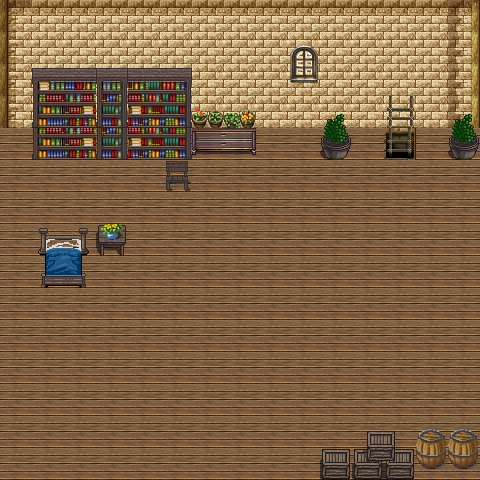

Tiled map render using the project's own tile images. Description and the map definition, with tile-layer contents summarised, below:
An orthogonal 15x15 tile map with 32x32 px tiles, 2 tile layers (Tile Layer 1, Tile Layer 2), 6 tilesets and 16 objects.

<map version="1.0" orientation="orthogonal" renderorder="left-up" width="15" height="15" tilewidth="32" tileheight="32" nextobjectid="33">
 <tileset firstgid="1" name="magecity" tilewidth="32" tileheight="32" tilecount="360">
  <image source="magecity.png" trans="ffffff" width="256" height="1450" />
 </tileset>
 <tileset firstgid="361" name="pirate-themed-tilee" tilewidth="32" tileheight="32" tilecount="256">
  <image source="pirate-themed-tilee.png" trans="ffffff" width="512" height="512" />
 </tileset>
 <tileset firstgid="617" name="steampunkish-tilec" tilewidth="32" tileheight="32" tilecount="256">
  <image source="steampunkish-tilec.png" trans="ffffff" width="512" height="512" />
 </tileset>
 <tileset firstgid="873" name="tora_vx_02" tilewidth="32" tileheight="32" tilecount="256">
  <image source="tora_vx_02.png" trans="ffffff" width="512" height="512" />
 </tileset>
 <tileset firstgid="1129" name="tilee" tilewidth="32" tileheight="32" tilecount="256">
  <image source="tilee.png" trans="ffffff" width="512" height="512" />
 </tileset>
 <tileset firstgid="1385" name="tilea5" tilewidth="32" tileheight="32" tilecount="128">
  <image source="tilea5.png" trans="ffffff" width="256" height="512" />
 </tileset>
 <layer name="Tile Layer 1" width="15" height="15">
  <data>[225 cells, 225 non-empty, 8 distinct tile ids]</data>
 </layer>
 <layer name="Tile Layer 2" width="15" height="15">
  <data>[225 cells, 56 non-empty, 36 distinct tile ids]</data>
 </layer>
 <objectgroup name="Object Layer 1">
  <object id="1" x="29" y="67" width="161" height="88" />
  <object id="3" x="193" y="128" width="61" height="23" />
  <object id="6" x="419" y="435" width="20" height="28" />
  <object id="7" x="457" y="436" width="14" height="27" />
  <object id="8" x="101" y="226" width="22" height="23" />
  <object id="9" x="325" y="453" width="86" height="24" />
  <object id="10" x="370" y="434" width="23" height="20" />
  <object id="11" x="167" y="175" width="20" height="7" />
  <object id="12" x="324" y="142" width="22" height="12" />
  <object id="13" x="462" y="148" width="9" height="7" />
  <object id="24" x="370" y="127">
   <polyline points="0,0 0,-55 55,-55 56,-5" />
  </object>
  <object id="25" x="2" y="1">
   <polyline points="0,0 -2,478 477,478 478,-1 1,-1" />
  </object>
  <object id="28" x="2" y="127">
   <polyline points="0,0 27,0" />
  </object>
  <object id="29" x="257" y="125">
   <polyline points="0,0 112,1" />
  </object>
  <object id="30" x="427" y="124">
   <polyline points="0,0 50,1 0,1 0,-5" />
  </object>
 </objectgroup>
 <objectgroup name="Door">
  <object id="32" x="388" y="80">
   <polyline points="0,0 25,0" />
  </object>
 </objectgroup>
</map>
